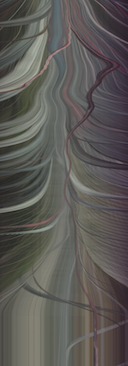
%> input picture material/o3.png, 128 x 366 px
$ octave main.m   (GNU Octave 9; MATLAB toolbox functions it lacks are replaced by stand-ins)
%> lines starting %> are read from the running program, lines starting %| are printed output that depends on the picture
### code/program/convertImg.m
%% convolute the gray image with laplase gaussian filter
% pth is the saving directory
% pth's like: '../ConvolutionData/Batch1/216/2/'
function scaleConv = convertImg(rgb, sigma, pth)

    fileName = [pth 'scale_' int2str(sigma) '.mat'];
    if exist(fileName, 'file') == 2
        s = load(fileName);
        scaleConv = s.scaleConv;
    else
        % get filter values
        sigma4 = sigma*4;
        [~, result] = gaussianDD(sigma);

        % read a picture into gray matrix
        gray = rgb2gray(rgb);

        % size
        s1 = size(rgb, 1);
        s2 = size(rgb, 2);
        % pic convolution and plot the convolution result
        convResult = zeros(s1, s2);
        for i = 1:s1
            for j = sigma4+1 :s2-sigma4
                arr = double(gray(i, j-sigma4:j+sigma4));
                sum = result * arr';
                convResult(i, j) = sum;
            end
        %     i
        end

        scaleConv = 10000*convResult;
        if exist(pth, 'dir') ~= 2
            mkdir(pth);
        end

        save(fileName, 'scaleConv');
    end
end

### code/program/main.m
clc;
clear;

global scaleConv;
global parseRec;
global marked2;
global marked3;


%% read files
rgb = imread('../MPTestFile/o3.png');
%> rgb is the input picture: size 366x128x3 uint8; mean R, G, B 91.7, 89.4, 85.9
marked2 = imread('../MP_marked/o2.marked.sim.png');
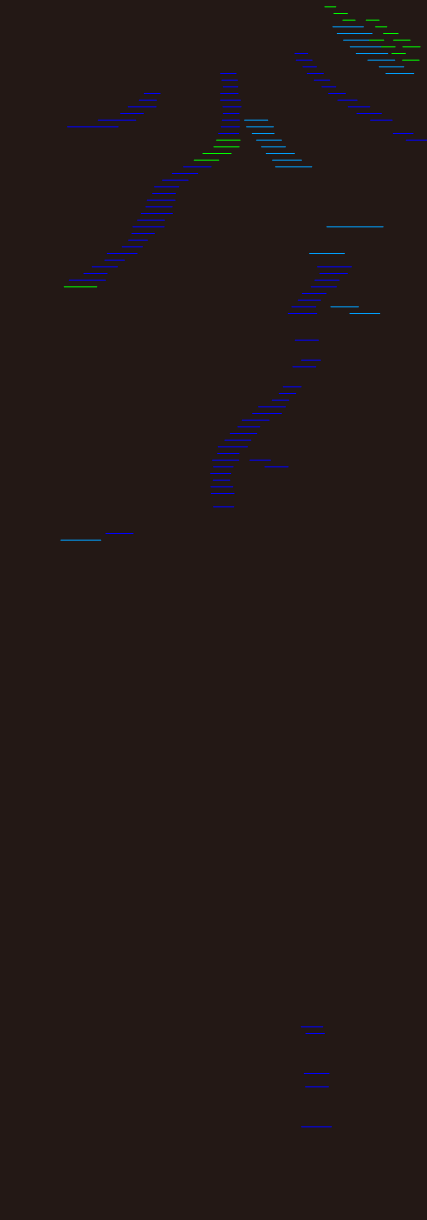
%> input picture MP_marked/o2.marked.sim.png, 1280 x 3660 px (shown at 1/3 size)
marked3 = imread('../MP_marked/o3.marked.sim.png');
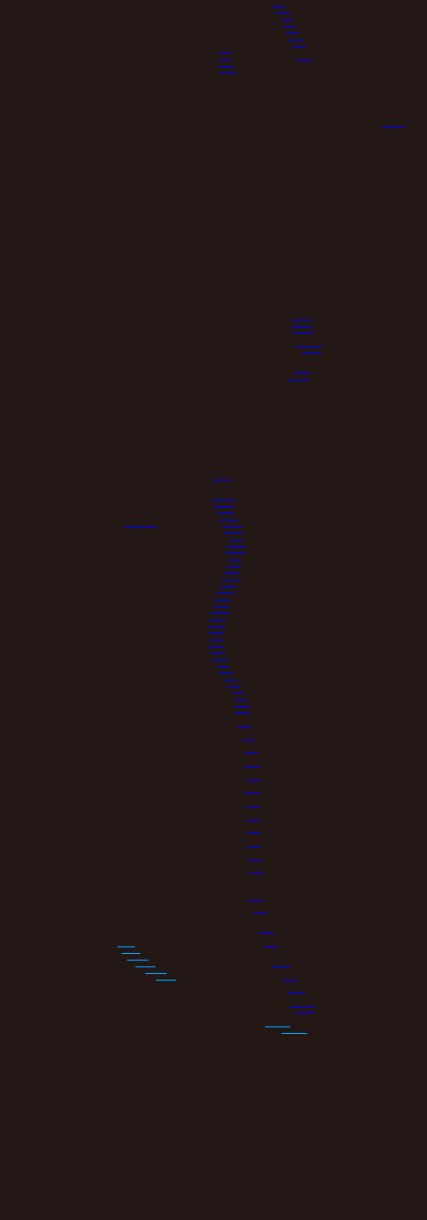
%> input picture MP_marked/o3.marked.sim.png, 1280 x 3660 px (shown at 1/3 size)
mix = imread('../MP_marked/mix.png');
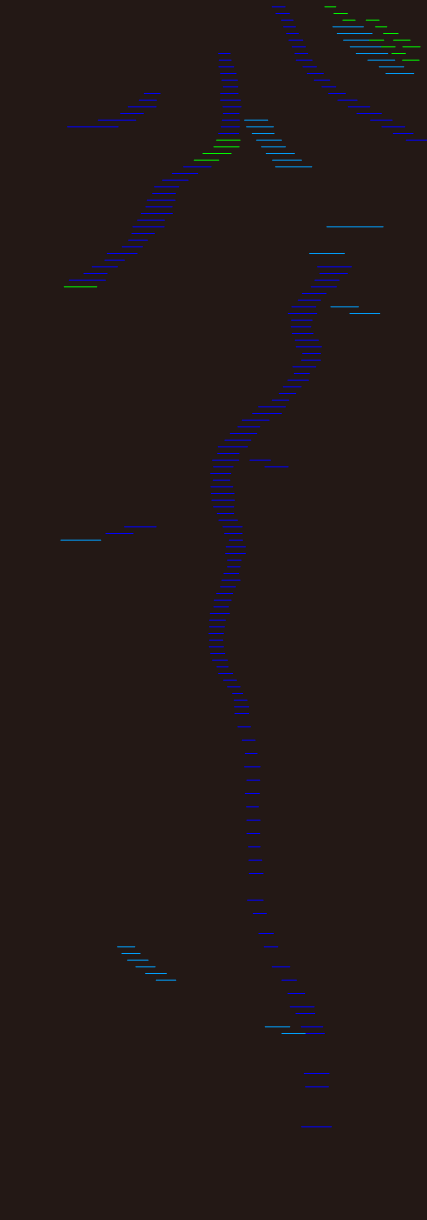
%> input picture MP_marked/mix.png, 1280 x 3660 px (shown at 1/3 size)

%% convert image

sigma = 25;

scaleConv = convertImg(rgb, sigma);
%> the run ends on the next line
